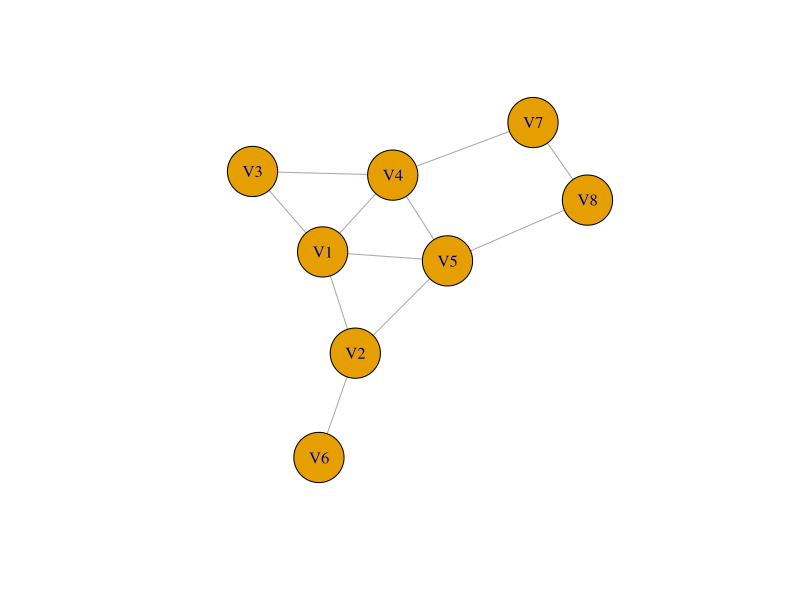
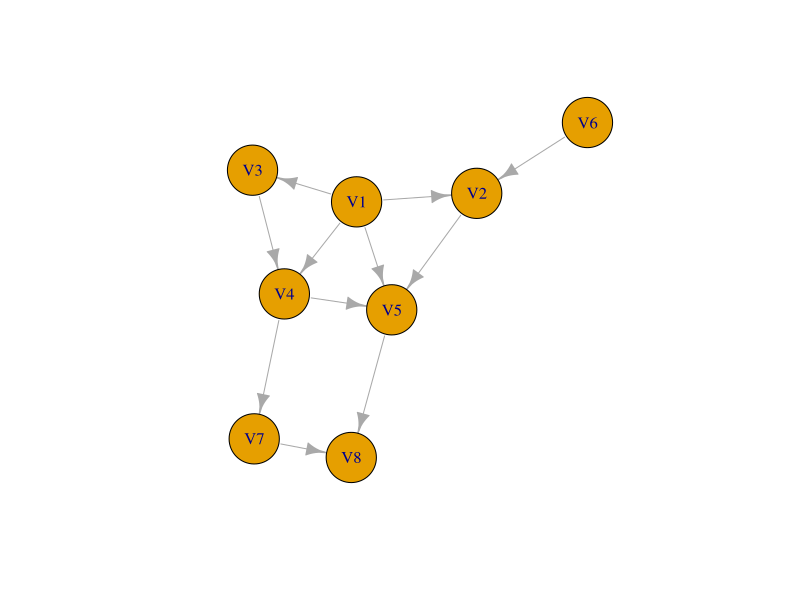
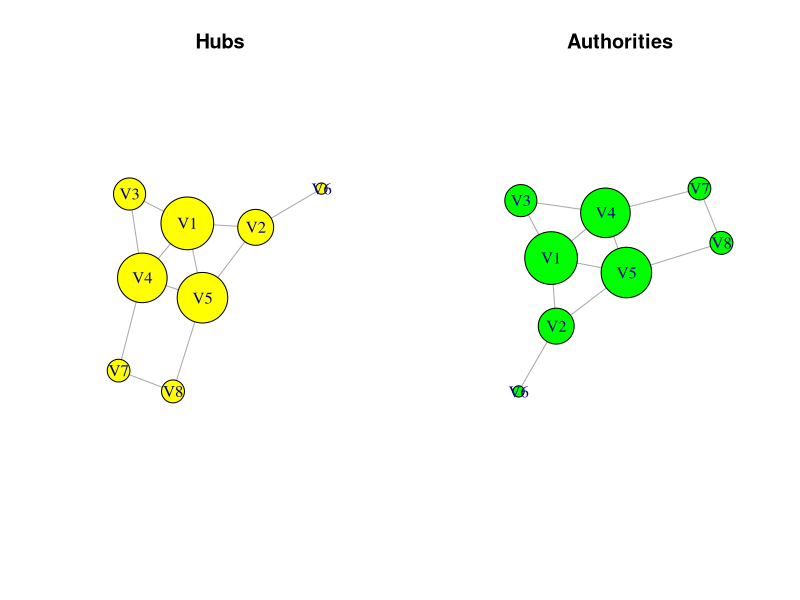
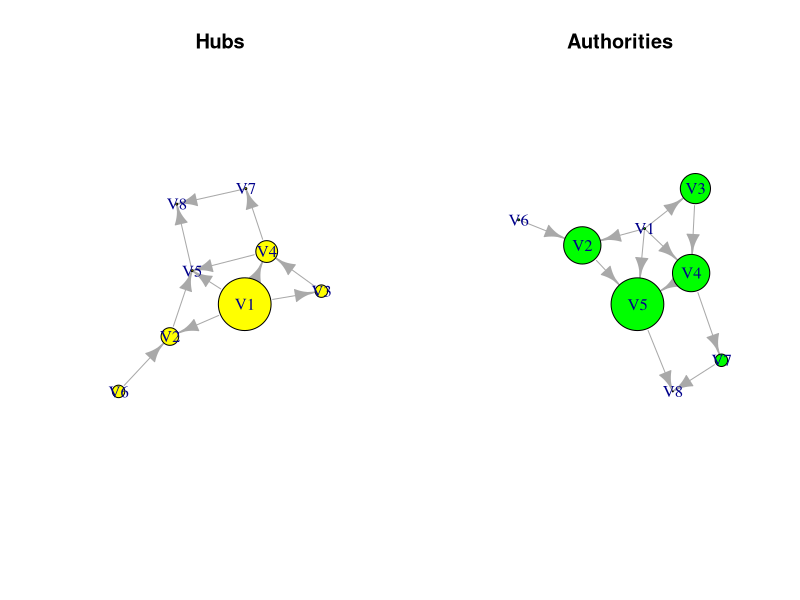
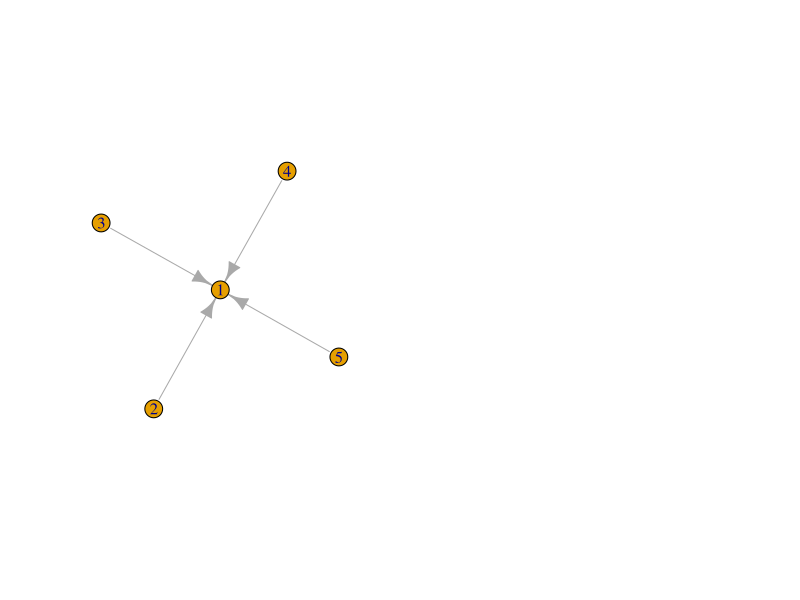

These figures' R source, in order:
#######################################################################################
#           FDP on NETWORK SCIENCE: FOUNDATION OF SOCIAL NETWORK ANALYSIS             #
#                                (December 05-08, 2018)                               #
#                 Department of Computer Science, University of Delhi                 #
#                                                                                     #
#                            (DAY 2b: Centrality Measures)                            #
#######################################################################################
library(igraph)

################### Create Graph from Edge List #####################
#Create a undirected graph from an edge list matrix
el<-matrix( c("V1","V2","V1","V3","V1","V4","V1","V5","V2","V5","V3","V4","V4","V5","V4","V7","V5","V8","V6","V2","V7","V8"), nc = 2, byrow =TRUE)
el
g <- graph_from_edgelist(el,directed = FALSE)
# el: The edge list, a two column matrix, character or numeric.
# directed : Whether to create a directed graph.
g
plot(g, vertex.size=30)


#Create a directed graph from an edge list matrix
del<-matrix( c("V1","V2","V1","V3","V1","V4","V1","V5","V2","V5","V3","V4","V4","V5","V4","V7","V5","V8","V6","V2","V7","V8"), nc = 2, byrow =TRUE)
del
dg <- graph_from_edgelist(del,directed = TRUE)
# del: The edge list, a two column matrix, character or numeric.
# directed : Whether to create a directed graph.
plot(dg,vertex.size=30)

#######################################################################################
#   PART 1: Degree based Centrality Measures
#######################################################################################

##  Degree Centrality (number of ties)
degree(g, mode="all") # by default, results are not normalized

degree(g, mode = "all", normalized = TRUE) # To get normalized results, set normalized = TRUE

degree(dg, mode = "in")
##  Eigenvector Centrality (centrality proportional to the sum of connection centralities)
##  Values of the first eigenvector of the graph matrix.
##  Returns unit length vector, if scale is not set TRUE
?eigen_centrality
eigen_centrality(g, directed=F, weights=NA)$vector #undirected graph
eigen_centrality(dg, directed=T, weights=NA)$vector #directed, acyclic graph


#######################################################################################
#   PART 2: Flow based Centrality Measures
#######################################################################################

## Eccentricity Centrality(The less eccentric a node is, the more central it is.)
ec<- 1/eccentricity(g)
ec


##  Closeness Centrality (centrality based on distance to others in the graph)
##  Inverse of the node’s average geodesic distance to others in the network.
closeness(g, mode="all", weights=NA)

closeness(g, mode="all", weights=NA, normalized = TRUE)


##  Betweenness Centrality (centrality based on a broker position connecting others)
##  Number of geodesics that pass through the node or the edge.
betweenness(g, directed=F, weights=NA) # computes node betweenness for each node
betweenness(g, directed=F, weights=NA, normalized = TRUE)

edge_betweenness(g, directed=F, weights=NA) # computes edge betweenness for each edge



#######################################################################################
#   PART 3: Web based Centrality Measures
#######################################################################################

############ Page rank, Hubs: outgoing links, Authority: Incoming links ###############
## Prestige: for directed graph
g_s = erdos.renyi.game(10, .5, "gnp", directed = TRUE)
e_gs = eigen_centrality(g_s, directed=T, weights=NA)$vector #directed graph
e_gs

## PageRank: default computation method is "prpack"
page_rank(g) # return a list: a vector, a value, options

page_rank(g, algo = "arpack") # options is returned if "arpack" algo is used for PageRank computation

page_rank(g)$vector #undirected graph g
page_rank(dg)$vector #directed graph dg


## HITS: Hub and authority score for undirected graphs are same
hs <- hub_score(g, weights=NA)$vector
as <- authority_score(g, weights=NA)$vector
par(mfrow=c(1,2)) #divides the plot into 1 row, 2 cols
plot(g, vertex.size=hs*52, main="Hubs",vertex.color="yellow")
plot(g, vertex.size=as*52, main="Authorities",vertex.color="green")


## HITS: Hub and authority score for directed graphs are different
hs <- hub_score(dg, weights=NA)$vector
as <- authority_score(dg, weights=NA)$vector
par(mfrow=c(1,2)) #divides the plot into 1 row, 2 cols
plot(dg, vertex.size=hs*52, main="Hubs",vertex.color="yellow")
plot(dg, vertex.size=as*52, main="Authorities",vertex.color="green")


# another example of star graph
eg <- make_star(5)
plot(eg)
page_rank(eg)$vector
hub_score(eg, weights=NA)$vector
authority_score(eg, weights=NA)$vector




 ################################# END OF DAY 2 #########################################
 #                               ***************
 #                                 ***********
 #                                   *******
 #                                     ***
 #                                      *
 
